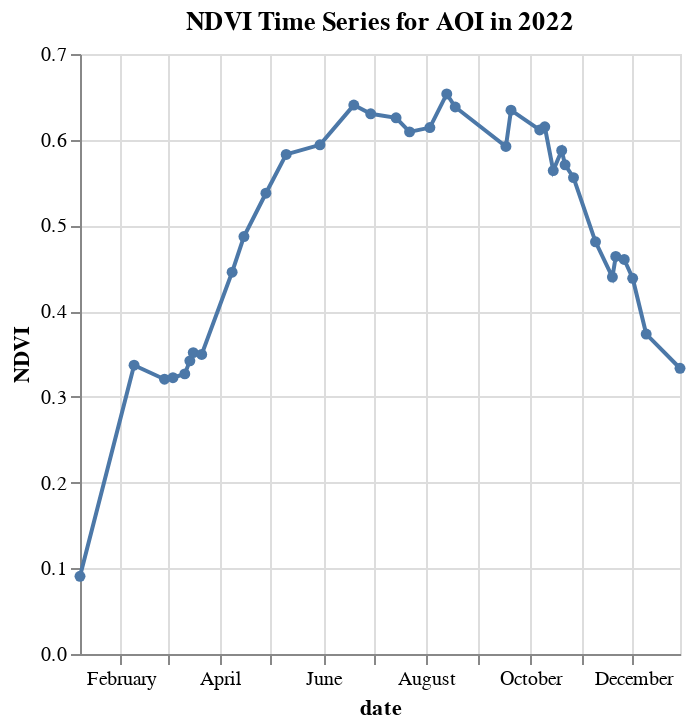

Here is the notebook cell this chart was saved with:
### Code cell
import altair as alt
%matplotlib inline


# ===============================================================
# STEP 2: DEFINE THE AREA OF INTEREST (AOI)
# We define the specific field for which we want to get NDVI data.
# The coordinates are for a single, hypothetical field in Beltsville, MD.
# ===============================================================

# Define AOI polygon using WGS84 coordinates for a specific field
aoi = ee.Geometry.Polygon(
    [[
        [-76.9079, 39.0203],  # Top-left
        [-76.9079, 39.0195],  # Bottom-left
        [-76.9071, 39.0195],  # Bottom-right
        [-76.9071, 39.0203],  # Top-right
        [-76.9079, 39.0203]   # Closing point (same as top-left)
    ]]
)


# ===============================================================
# STEP 3: FILTER SATELLITE IMAGERY AND CALCULATE NDVI
# This section loads the Sentinel-2 data, filters it, and
# computes the NDVI for each image.
# ===============================================================

# Function to calculate NDVI and add it as a new band to an image
def add_ndvi(image):
    # Use the NIR (Band 8) and Red (Band 4) bands for Sentinel-2
    ndvi = image.normalizedDifference(['B8', 'B4']).rename('NDVI')
    return image.addBands(ndvi)

# Load the Sentinel-2 L2A Image Collection
s2_collection = ee.ImageCollection('COPERNICUS/S2_SR_HARMONIZED') \
    .filterDate('2022-01-01', '2022-12-31') \
    .filterBounds(aoi) \
    .filter(ee.Filter.lt('CLOUDY_PIXEL_PERCENTAGE', 10)) \
    .map(add_ndvi)

# print("S2 Collection: ", s2_collection)

print('Number of images in collection:', s2_collection.size().getInfo())




import altair as alt
import datetime

# Helper: extract NDVI mean and date for each image as a Feature
def extract_ndvi_feature(img):
    mean_dict = img.reduceRegion(
        reducer=ee.Reducer.mean(),
        geometry=aoi,
        scale=10,
        bestEffort=True
    )
    ndvi_mean = mean_dict.get('NDVI')
    date = img.date().format('YYYY-MM-dd')
    return ee.Feature(None, {'date': date, 'NDVI': ndvi_mean})

# Apply to collection
ndvi_features = s2_collection.select('NDVI').map(extract_ndvi_feature)

# Convert to FeatureCollection and download as a list
feature_list = ndvi_features.aggregate_array('NDVI').getInfo()
date_list = ndvi_features.aggregate_array('date').getInfo()

# Convert to pandas DataFrame
df = pd.DataFrame({
    'date': pd.to_datetime(date_list),
    'NDVI': feature_list
})

# Drop any missing values
df = df.dropna()

# Plot using Altair
chart = alt.Chart(df).mark_line(point=True).encode(
    x='date:T',
    y='NDVI:Q'
).properties(
    title='NDVI Time Series for AOI in 2022'
)

chart

### Figure 1 — Vega-Lite specification as saved in the notebook (floating-point values rounded to 4 significant figures)
{"config": {"view": {"continuousWidth": 300, "continuousHeight": 300}}, "data": {"name": "data-645a1915e8bfb82eb66112bf681a2728"}, "mark": {"type": "line", "point": true}, "encoding": {"x": {"field": "date", "type": "temporal"}, "y": {"field": "NDVI", "type": "quantitative"}}, "title": "NDVI Time Series for AOI in 2022", "$schema": "https://vega.github.io/schema/vega-lite/v5.20.1.json", "datasets": {"data-645a1915e8bfb82eb66112bf681a2728": [{"date": "2022-01-08T00:00:00", "NDVI": 0.09059}, {"date": "2022-02-09T00:00:00", "NDVI": 0.3369}, {"date": "2022-02-27T00:00:00", "NDVI": 0.3206}, {"date": "2022-03-04T00:00:00", "NDVI": 0.3224}, {"date": "2022-03-11T00:00:00", "NDVI": 0.3268}, {"date": "2022-03-14T00:00:00", "NDVI": 0.342}, {"date": "2022-03-16T00:00:00", "NDVI": 0.3516}, {"date": "2022-03-21T00:00:00", "NDVI": 0.3495}, {"date": "2022-04-08T00:00:00", "NDVI": 0.4454}, {"date": "2022-04-15T00:00:00", "NDVI": 0.487}, {"date": "2022-04-28T00:00:00", "NDVI": 0.5375}, {"date": "2022-05-10T00:00:00", "NDVI": 0.5828}, {"date": "2022-05-30T00:00:00", "NDVI": 0.5941}, {"date": "2022-06-19T00:00:00", "NDVI": 0.6404}, {"date": "2022-06-29T00:00:00", "NDVI": 0.6302}, {"date": "2022-07-14T00:00:00", "NDVI": 0.6256}, {"date": "2022-07-22T00:00:00", "NDVI": 0.6092}, {"date": "2022-08-03T00:00:00", "NDVI": 0.6141}, {"date": "2022-08-13T00:00:00", "NDVI": 0.6534}, {"date": "2022-08-18T00:00:00", "NDVI": 0.6382}, {"date": "2022-09-17T00:00:00", "NDVI": 0.5921}, {"date": "2022-09-20T00:00:00", "NDVI": 0.6345}, {"date": "2022-10-07T00:00:00", "NDVI": 0.6114}, {"date": "2022-10-10T00:00:00", "NDVI": 0.6151}, {"date": "2022-10-15T00:00:00", "NDVI": 0.564}, {"date": "2022-10-20T00:00:00", "NDVI": 0.5875}, {"date": "2022-10-22T00:00:00", "NDVI": 0.5708}, {"date": "2022-10-27T00:00:00", "NDVI": 0.5558}, {"date": "2022-11-09T00:00:00", "NDVI": 0.4808}, {"date": "2022-11-19T00:00:00", "NDVI": 0.4398}, {"date": "2022-11-21T00:00:00", "NDVI": 0.4638}, {"date": "2022-11-26T00:00:00", "NDVI": 0.4603}, {"date": "2022-12-01T00:00:00", "NDVI": 0.4384}, {"date": "2022-12-09T00:00:00", "NDVI": 0.3733}, {"date": "2022-12-29T00:00:00", "NDVI": 0.3334}]}}
